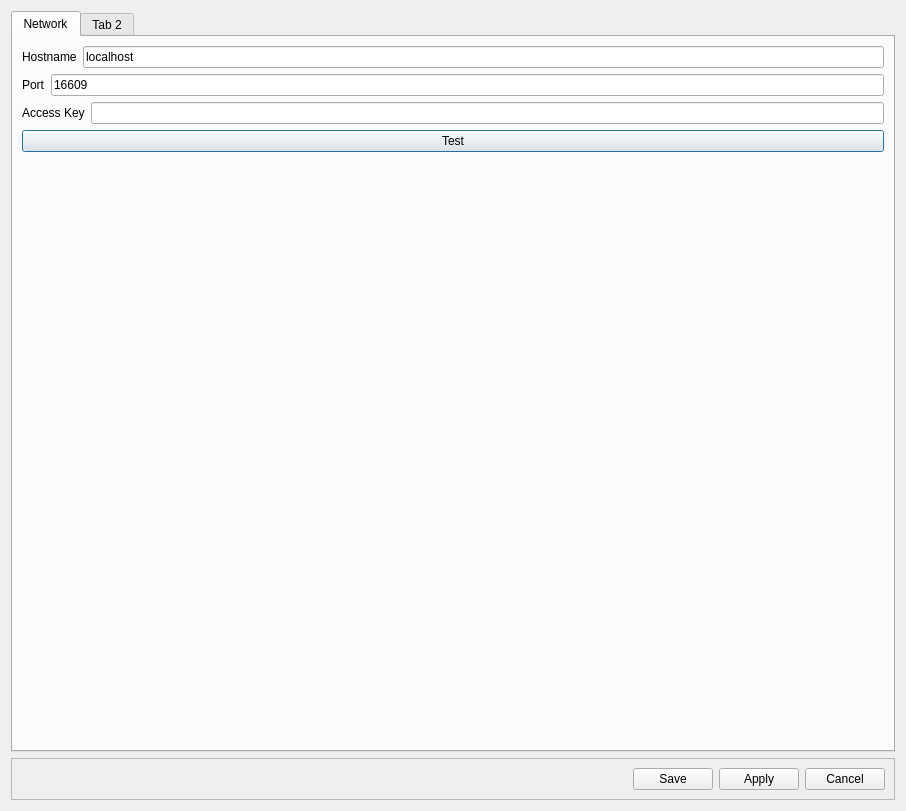
<?xml version="1.0" encoding="UTF-8"?>
<ui version="4.0">
 <class>SettingsDialog</class>
 <widget class="QDialog" name="SettingsDialog">
  <property name="geometry">
   <rect>
    <x>0</x>
    <y>0</y>
    <width>906</width>
    <height>811</height>
   </rect>
  </property>
  <property name="windowTitle">
   <string>Settings</string>
  </property>
  <layout class="QVBoxLayout" name="verticalLayout">
   <item>
    <widget class="QTabWidget" name="tabWidget">
     <property name="currentIndex">
      <number>0</number>
     </property>
     <widget class="QWidget" name="networkSettings">
      <attribute name="title">
       <string>Network</string>
      </attribute>
      <layout class="QVBoxLayout" name="verticalLayout_3">
       <item>
        <layout class="QVBoxLayout" name="verticalLayout_2">
         <item>
          <layout class="QHBoxLayout" name="horizontalLayout_2">
           <item>
            <widget class="QLabel" name="label">
             <property name="sizePolicy">
              <sizepolicy hsizetype="Maximum" vsizetype="Preferred">
               <horstretch>0</horstretch>
               <verstretch>0</verstretch>
              </sizepolicy>
             </property>
             <property name="minimumSize">
              <size>
               <width>0</width>
               <height>0</height>
              </size>
             </property>
             <property name="text">
              <string>Hostname</string>
             </property>
            </widget>
           </item>
           <item>
            <widget class="QLineEdit" name="leHostname">
             <property name="sizePolicy">
              <sizepolicy hsizetype="Minimum" vsizetype="Fixed">
               <horstretch>0</horstretch>
               <verstretch>0</verstretch>
              </sizepolicy>
             </property>
             <property name="text">
              <string>localhost</string>
             </property>
            </widget>
           </item>
          </layout>
         </item>
         <item>
          <layout class="QHBoxLayout" name="horizontalLayout_3">
           <item>
            <widget class="QLabel" name="label_2">
             <property name="sizePolicy">
              <sizepolicy hsizetype="Maximum" vsizetype="Preferred">
               <horstretch>0</horstretch>
               <verstretch>0</verstretch>
              </sizepolicy>
             </property>
             <property name="minimumSize">
              <size>
               <width>0</width>
               <height>0</height>
              </size>
             </property>
             <property name="text">
              <string>Port</string>
             </property>
            </widget>
           </item>
           <item>
            <widget class="QLineEdit" name="lePort">
             <property name="sizePolicy">
              <sizepolicy hsizetype="Expanding" vsizetype="Fixed">
               <horstretch>0</horstretch>
               <verstretch>0</verstretch>
              </sizepolicy>
             </property>
             <property name="text">
              <string>16609</string>
             </property>
             <property name="maxLength">
              <number>5</number>
             </property>
             <property name="echoMode">
              <enum>QLineEdit::EchoMode::Normal</enum>
             </property>
             <property name="clearButtonEnabled">
              <bool>false</bool>
             </property>
            </widget>
           </item>
          </layout>
         </item>
         <item>
          <layout class="QHBoxLayout" name="horizontalLayout_4">
           <item>
            <widget class="QLabel" name="label_3">
             <property name="text">
              <string>Access Key</string>
             </property>
            </widget>
           </item>
           <item>
            <widget class="QLineEdit" name="leKey"/>
           </item>
          </layout>
         </item>
         <item>
          <widget class="QPushButton" name="testConnection">
           <property name="text">
            <string>Test</string>
           </property>
          </widget>
         </item>
        </layout>
       </item>
       <item>
        <widget class="QLabel" name="networkSettingsLabel">
         <property name="text">
          <string/>
         </property>
        </widget>
       </item>
       <item>
        <spacer name="verticalSpacer">
         <property name="orientation">
          <enum>Qt::Orientation::Vertical</enum>
         </property>
         <property name="sizeHint" stdset="0">
          <size>
           <width>20</width>
           <height>40</height>
          </size>
         </property>
        </spacer>
       </item>
      </layout>
     </widget>
     <widget class="QWidget" name="tab_2">
      <attribute name="title">
       <string>Tab 2</string>
      </attribute>
     </widget>
    </widget>
   </item>
   <item>
    <widget class="QFrame" name="frame">
     <property name="frameShape">
      <enum>QFrame::Shape::StyledPanel</enum>
     </property>
     <property name="frameShadow">
      <enum>QFrame::Shadow::Raised</enum>
     </property>
     <layout class="QHBoxLayout" name="horizontalLayout">
      <item>
       <spacer name="horizontalSpacer">
        <property name="orientation">
         <enum>Qt::Orientation::Horizontal</enum>
        </property>
        <property name="sizeHint" stdset="0">
         <size>
          <width>40</width>
          <height>20</height>
         </size>
        </property>
       </spacer>
      </item>
      <item>
       <widget class="QPushButton" name="saveSettings">
        <property name="text">
         <string>Save</string>
        </property>
       </widget>
      </item>
      <item>
       <widget class="QPushButton" name="applySettings">
        <property name="text">
         <string>Apply</string>
        </property>
       </widget>
      </item>
      <item>
       <widget class="QPushButton" name="cancelSettings">
        <property name="text">
         <string>Cancel</string>
        </property>
       </widget>
      </item>
     </layout>
    </widget>
   </item>
  </layout>
 </widget>
 <resources/>
 <connections>
  <connection>
   <sender>leHostname</sender>
   <signal>textChanged(QString)</signal>
   <receiver>SettingsDialog</receiver>
   <slot>wakeButtons()</slot>
   <hints>
    <hint type="sourcelabel">
     <x>476</x>
     <y>59</y>
    </hint>
    <hint type="destinationlabel">
     <x>441</x>
     <y>380</y>
    </hint>
   </hints>
  </connection>
  <connection>
   <sender>lePort</sender>
   <signal>textChanged(QString)</signal>
   <receiver>SettingsDialog</receiver>
   <slot>wakeButtons()</slot>
   <hints>
    <hint type="sourcelabel">
     <x>213</x>
     <y>106</y>
    </hint>
    <hint type="destinationlabel">
     <x>257</x>
     <y>-14</y>
    </hint>
   </hints>
  </connection>
 </connections>
 <slots>
  <slot>wakeButtons()</slot>
 </slots>
</ui>
